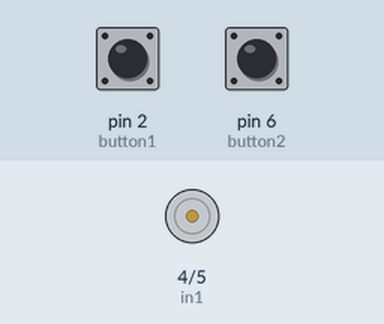
The sketch below on a simulated Arduino Uno, built with avr-gcc and run on an emulated ATmega328P. Shown: motor-driver pin pairs drawn as motors (green arrow = first pin HIGH = forward, orange = second pin HIGH = backward, longer = more drive). The test bench sets the inputs (shaded band); at power-on: pin 2 (button1) LOW, pin 6 (button2) LOW.

Above: at 1.2 s.
1.3 s: pin 2 (button1) pulled HIGH for 0.15 s
At 1.4 s:
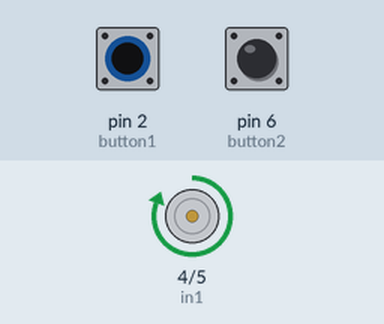
2.9 s: pin 6 (button2) pulled HIGH for 0.15 s
At 3.0 s:
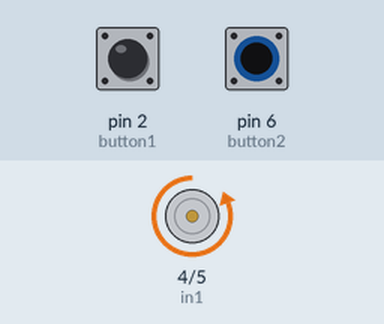
4.5 s: pin 6 (button2) pulled HIGH for 3.2 s
At 8.0 s:
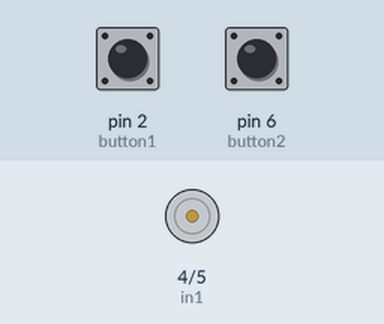
9.2 s: pin 2 (button1) pulled HIGH for 3.2 s
At 10.4 s:
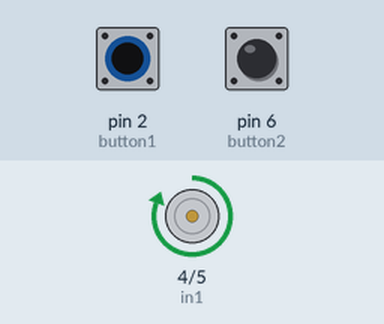
Timing chart, 0 to 13.9 s (numbered marks = the images above; inputs shaded):
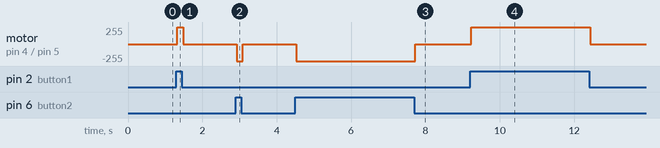

The sketch:

Elevator_System.ino
```cpp
#define button2 6
#define button1 2
#define in1 4
#define in2 5

unsigned long lastDebounceTime = 0;
const unsigned long debounceDelay = 30;

int stableB1 = LOW;
int stableB2 = LOW;

int lastReadingB1 = LOW;
int lastReadingB2 = LOW;

void setup()
{
  pinMode(button1, INPUT);
  pinMode(button2, INPUT);
  pinMode(in1, OUTPUT);
  pinMode(in2, OUTPUT);
  Serial.begin(9600);
}

void loop()
{
  int readingB1 = digitalRead(button1);
  int readingB2 = digitalRead(button2);

  if (readingB1 != lastReadingB1 || readingB2 != lastReadingB2) {
    lastDebounceTime = millis();
  }

  if (millis() - lastDebounceTime > debounceDelay) {
    stableB1 = readingB1;
    stableB2 = readingB2;
  }

  lastReadingB1 = readingB1;
  lastReadingB2 = readingB2;

  if (stableB1 == HIGH) {
    digitalWrite(in1, HIGH);
    digitalWrite(in2, LOW);
  }
  else if (stableB2 == HIGH) {
    digitalWrite(in1, LOW);
    digitalWrite(in2, HIGH);
  }
  else {
    digitalWrite(in1, LOW);
    digitalWrite(in2, LOW);
  }
}
```

Measured:
- after the input at 1.3 s, motor on pin 4 (in1) / pin 5 (in2): stopped → forward 255/255 at once, → stopped 0.15 s later
- after the input at 2.9 s, motor on pin 4 (in1) / pin 5 (in2): stopped → backward 255/255 at once, → stopped 0.15 s later
- after the input at 4.5 s, motor on pin 4 (in1) / pin 5 (in2): stopped → backward 255/255 at once, → stopped 3.2 s later
- after the input at 9.2 s, motor on pin 4 (in1) / pin 5 (in2): stopped → forward 255/255 at once, → stopped 3.2 s later
